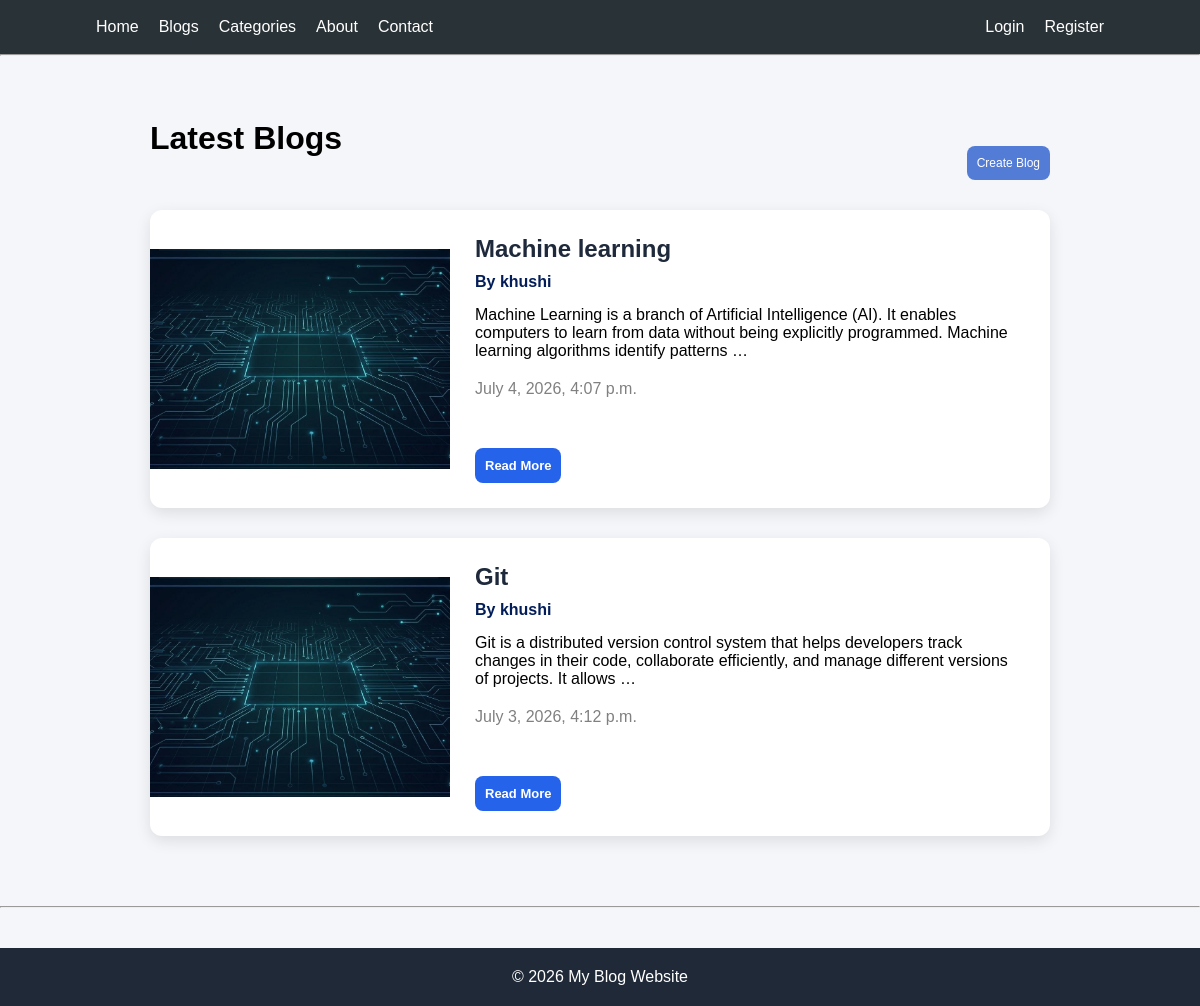
The app's page /, older data.
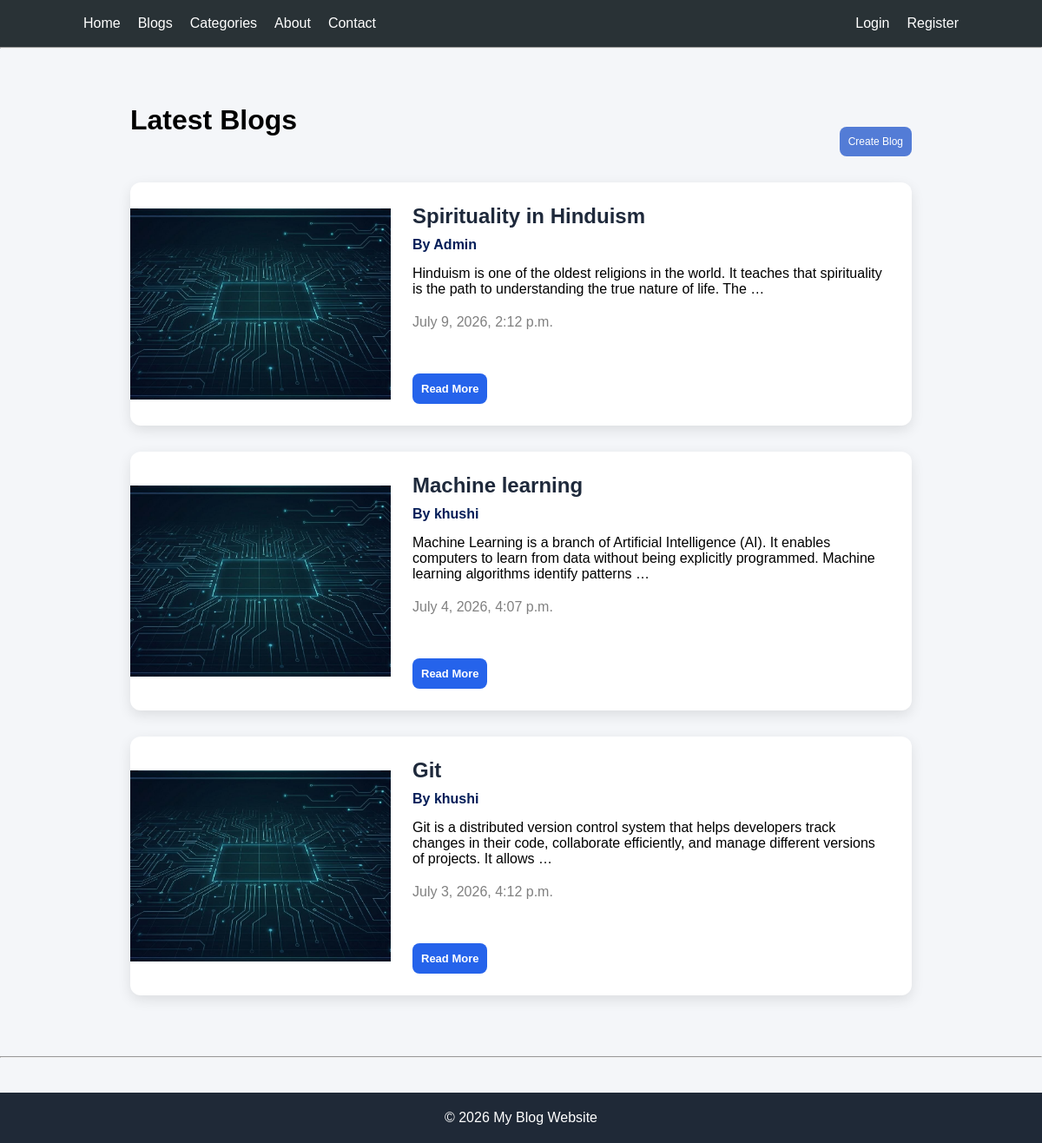
The same page, newer data.
### blog/models.py (models this page shows, shortened)
class Blog(models.Model):
    title=models.CharField(max_length=200)
    content=models.TextField()
    author = models.ForeignKey(
        User,
        on_delete=models.CASCADE,
        related_name="blogs"
    )
    image=models.ImageField(upload_to='blog_imaes/')
    created_at=models.DateTimeField(auto_now_add=True)
    updated_at=models.DateTimeField(auto_now=True)

### blog/views.py (the view)
# urls.py: path('',views.home,name="home"),
def home(request):
    blogs=Blog.objects.all().order_by("-created_at")
    context={
        'blogs':blogs
    }
    return render(request,"home.html",context)

### blog/templates/home.html (shortened to what this page needs)
{% extends 'base.html' %}
{% block content %}
<div class="header">
    <h1>Latest Blogs</h1>
    <a href="{% url 'create_blog' %}" class="btn">
        Create Blog
    </a>
</div>
{% if blogs %}
    {% for blog in blogs %}
    <div class="blog-card">
        {% if blog.image %}
            <img src="{{ blog.image.url }}" alt="{{ blog.title }}">
        {% endif %}
        <div class="blog-content">
            <h2>{{ blog.title }}</h2>
            <p class="author">
                By {{ blog.author.username }}
            </p>
            <p>
                {{ blog.content|truncatewords:25 }}
            </p>
            <p class="date">
                {{ blog.created_at }}
            </p>
            <div class="card-actions">
                <a href="{% url 'blog_detail' blog.id %}" class="btn read-btn">
                    Read More
                </a>
            </div>
        </div>
    </div>
    {% endfor %}
{% else %}
<h2>No Blogs Available</h2>
{% endif %}
{% endblock %}

Row changes from the older to the newer data that the page shows:
added Blog: image (picture), title "Spirituality in Hinduism", author.username "Admin", content "Hinduism is one of the oldest religions in the world. It teaches that spirituality is the path to understanding the true nature of life. The …", created_at "July 9, 2026, 2:12 p.m."
